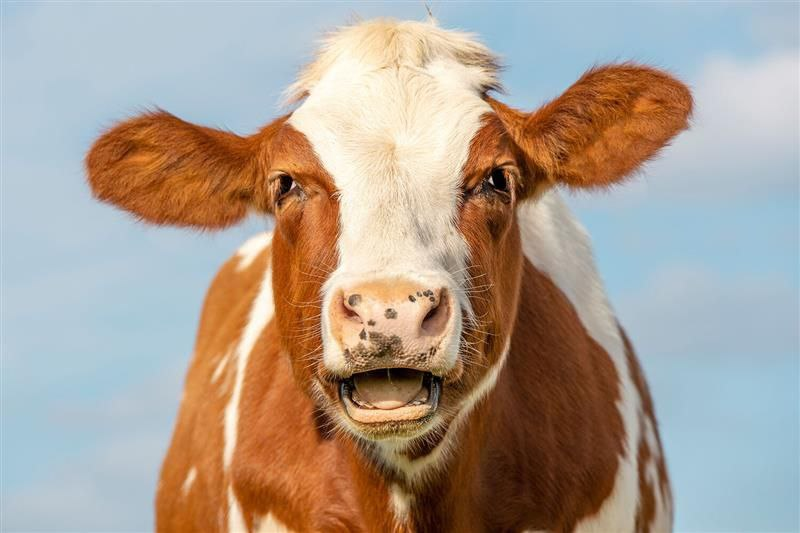
#> input picture images/cow.jpg, 800 x 533 px
$ python -i project.py   (imports and definitions only)
#> lines starting #> are read from the running program, lines starting #| are printed output that depends on the picture
#> further down, picture is the input picture: PIL image 800x533 RGB; mean R, G, B 171.9, 158.2, 146
from PIL import Image, ImageDraw # Include ior library

def invert_colors(img_in):
    w, h = img_in.size
    img_out = Image.new('L',(w, h))
    for x in range(w):
        for y in range(h):
            original_pxl = img_in.getpixel((x, y)) # The value of the
            result_pxl = 255 - original_pxl
            img_out.putpixel((x, y), result_pxl)
    return img_out

def blend_image(img1, img2, alpha):
    w1, h1 = img1.size
    w2, h2 = img2.size
    dw = abs(w1 - w2)
    dh = abs(h1 - h2)
    img_big = img1 if (w1 > w2 and h1 > h2) else img2
    img_small = img2 if (w1 > w2 and h1 > h2) else img1
    w = w2 if (w1 > w2) else w1
    h = h2 if (h1 > h2) else h1
    img_cut = Image.new('L', (w2, h2))
    for x in range(w):
        for y in range(h):
            pxl = img_big.getpixel((x+dw/2, y+dh/2))
            img_cut.putpixel((x, y), pxl)
    img_out = Image.new('L', (w, h))
    for x in range(w):
        for y in range(h):
            pxl1 = img_cut.getpixel((x, y))
            pxl2 = img_small.getpixel((x, y))
            result_pxl = int((1 - alpha)*pxl1 + alpha*pxl2)
            img_out.putpixel((x, y), result_pxl)
    return img_out

def selet_frame(img, point1, point2):
    img_f = img
    draw = ImageDraw.Draw(img_f)
    start = point1
    w = point2[0] - point1[0]
    h = point2[1] - point1[1]
    draw.rectangle([start, (w,h)], outline = (255, 0, 0), width = 3)
    return img_f

def color_invert(img):
    r, g, b = img.split()
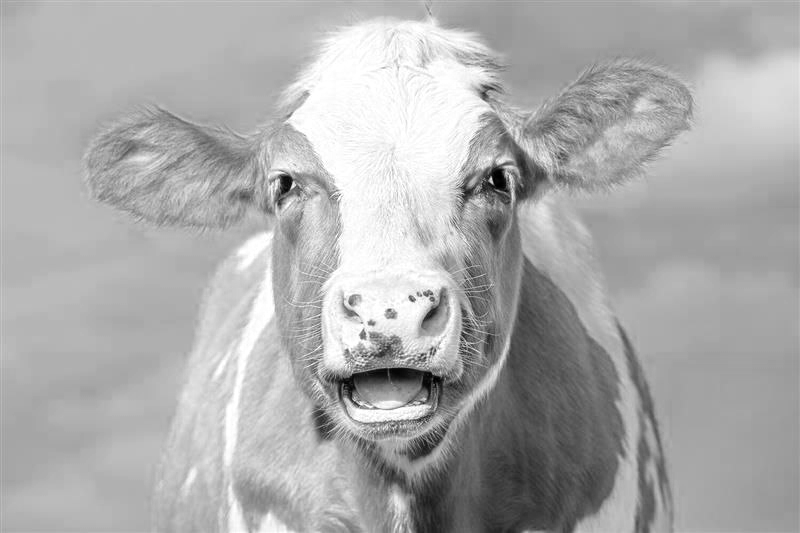
#> r: PIL image 800x533 L; min 0, max 255, mean 171.9
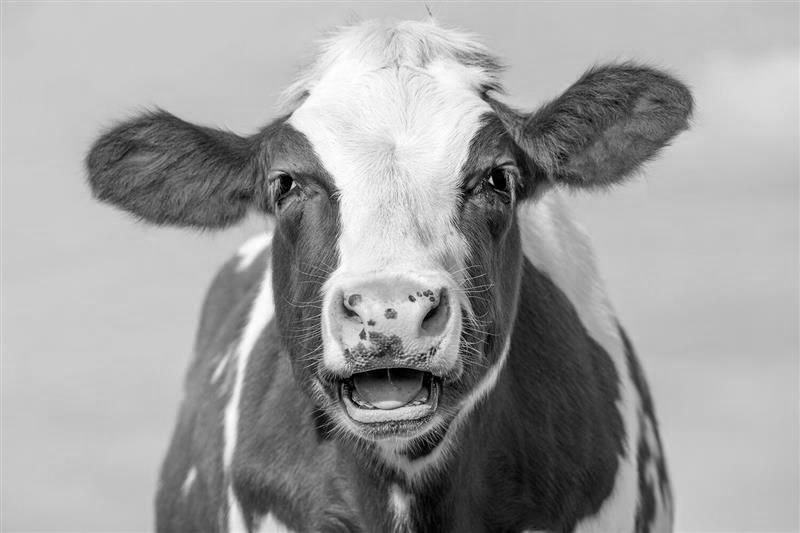
#> g: PIL image 800x533 L; min 0, max 255, mean 158.2
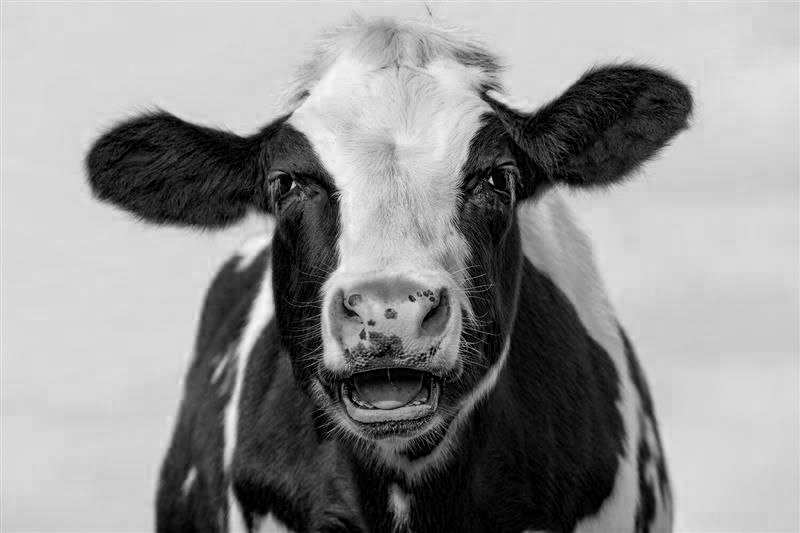
#> b: PIL image 800x533 L; min 0, max 248, mean 146
    r_new = invert_colors(r)
#> in invert_colors, `img_out = Image.new('L',(w, h))`: img_out: PIL image 800x533 L; every value is 0
#> after the loop in invert_colors, `for x in range(w):`:
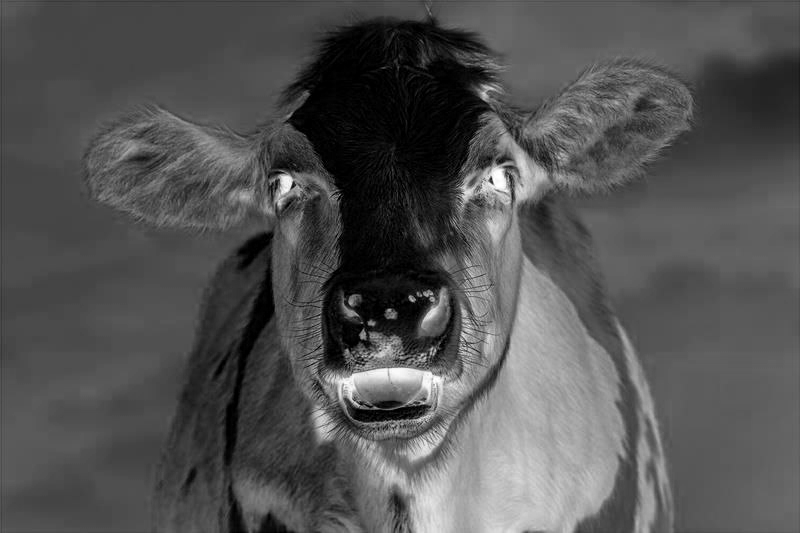
#> img_out: PIL image 800x533 L; min 0, max 255, mean 83.1
    g_new = invert_colors(g)
#> after the loop in invert_colors (call 2), `for x in range(w):`:
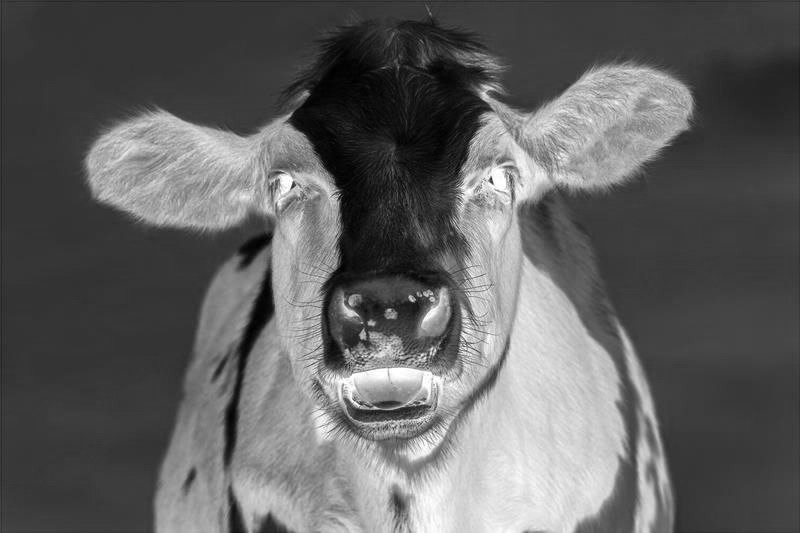
#> img_out: PIL image 800x533 L; min 0, max 255, mean 96.8
    b_new = invert_colors(b)
#> after the loop in invert_colors (call 3), `for x in range(w):`:
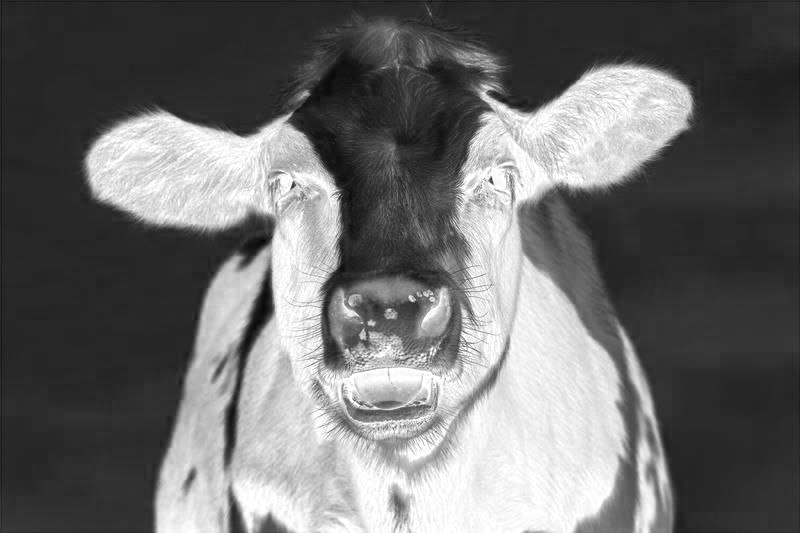
#> img_out: PIL image 800x533 L; min 7, max 255, mean 109
    img_out = Image.merge('RGB',[r_new, g_new, b_new])
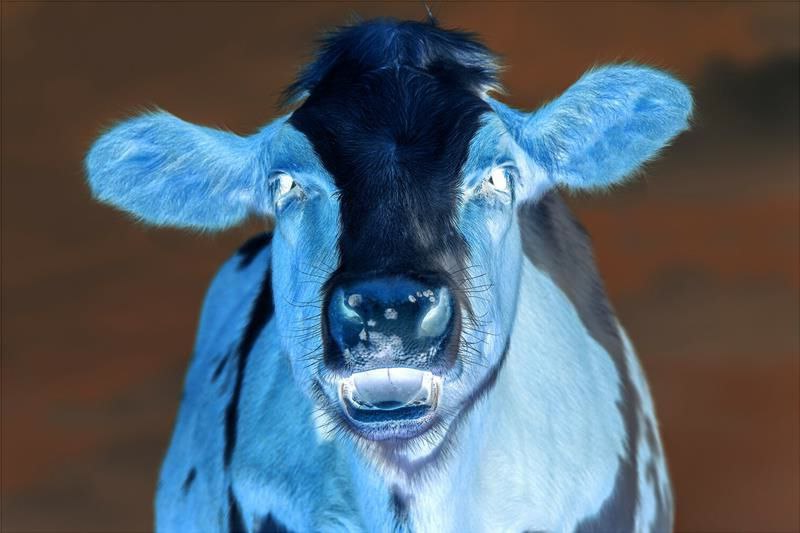
#> img_out: PIL image 800x533 RGB; mean R, G, B 83.1, 96.8, 109
    return img_out

def color_blend(img1, img2, alpha):
    r1, g1, b1 = img1.split()
    r2, g2, b2 = img2.split()
    r_new = blend_image(r1, r2, alpha)
    g_new = blend_image(g1, g2, alpha)
    b_new = blend_image(b1, b2, alpha)
    img_out = Image.merge('RGB',[r_new, g_new, b_new])
    return img_out

# [12 lines not run here, left out]

>>> from PIL import Image
>>> picture = Image.open('../images/cow.jpg')
>>> result = color_invert(picture)

$ run again, on images/fruits.jpg
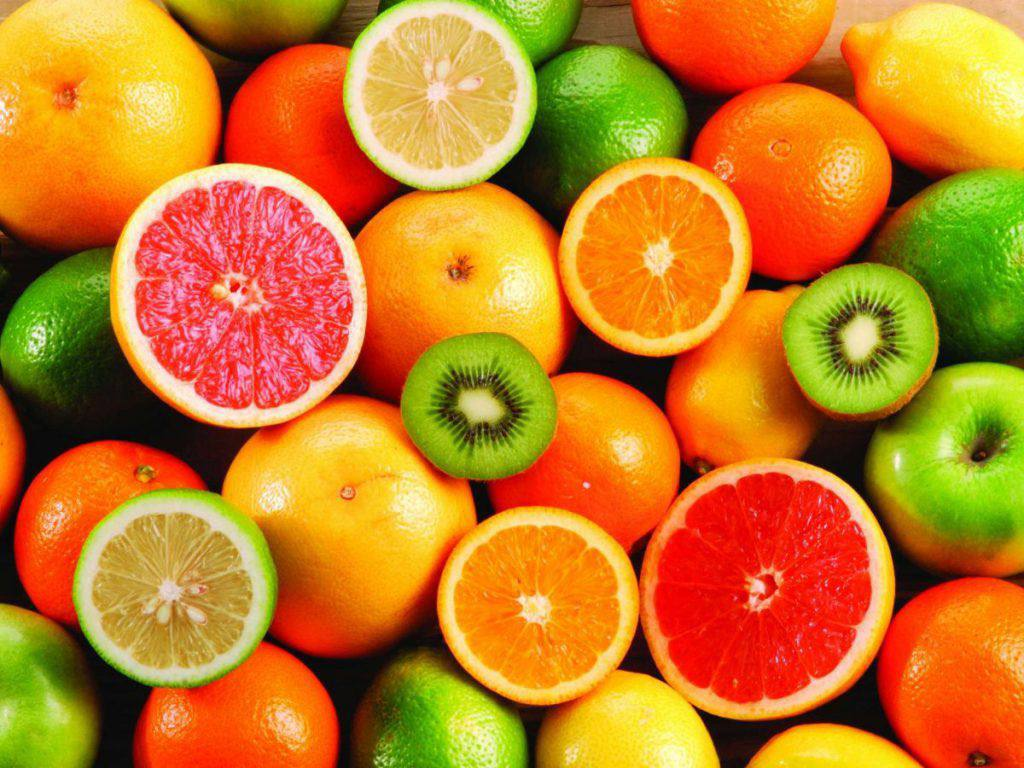
#> input picture images/fruits.jpg, 1024 x 768 px
#> picture is the input picture: PIL image 1024x768 RGB; mean R, G, B 195, 123.8, 34.9
#> after the loop in invert_colors (call 3), `for x in range(w):`:
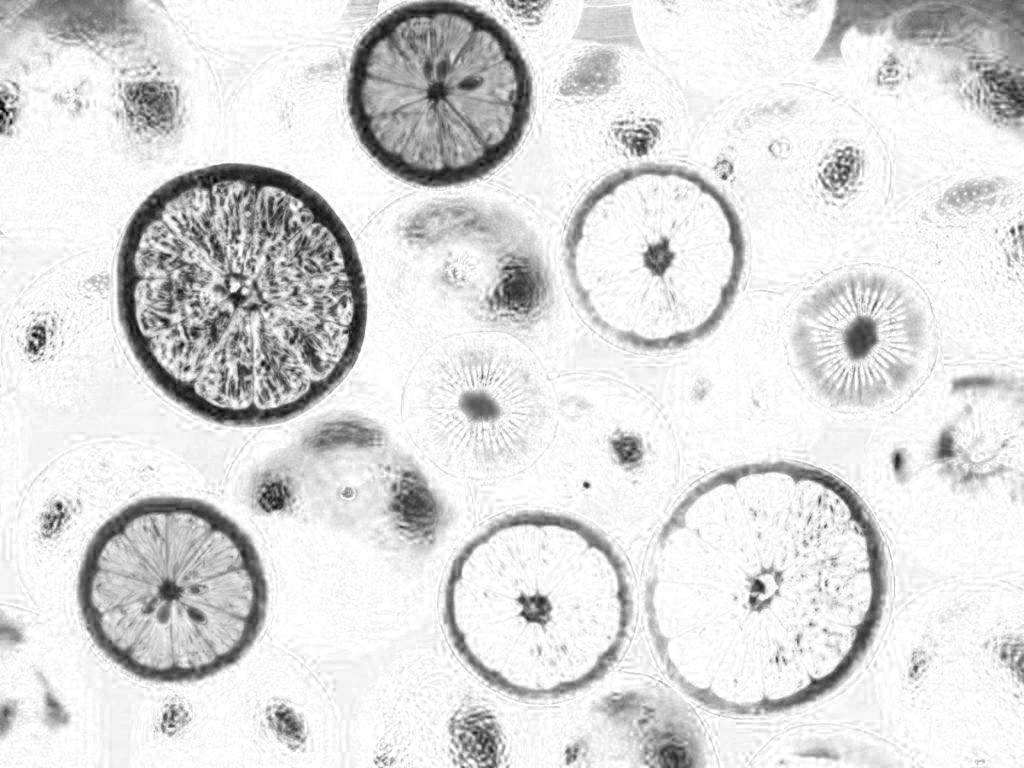
#> img_out: PIL image 1024x768 L; min 0, max 255, mean 220.1
#> in color_invert, `img_out = Image.merge('RGB',[r_new, g_new, b_new])`:
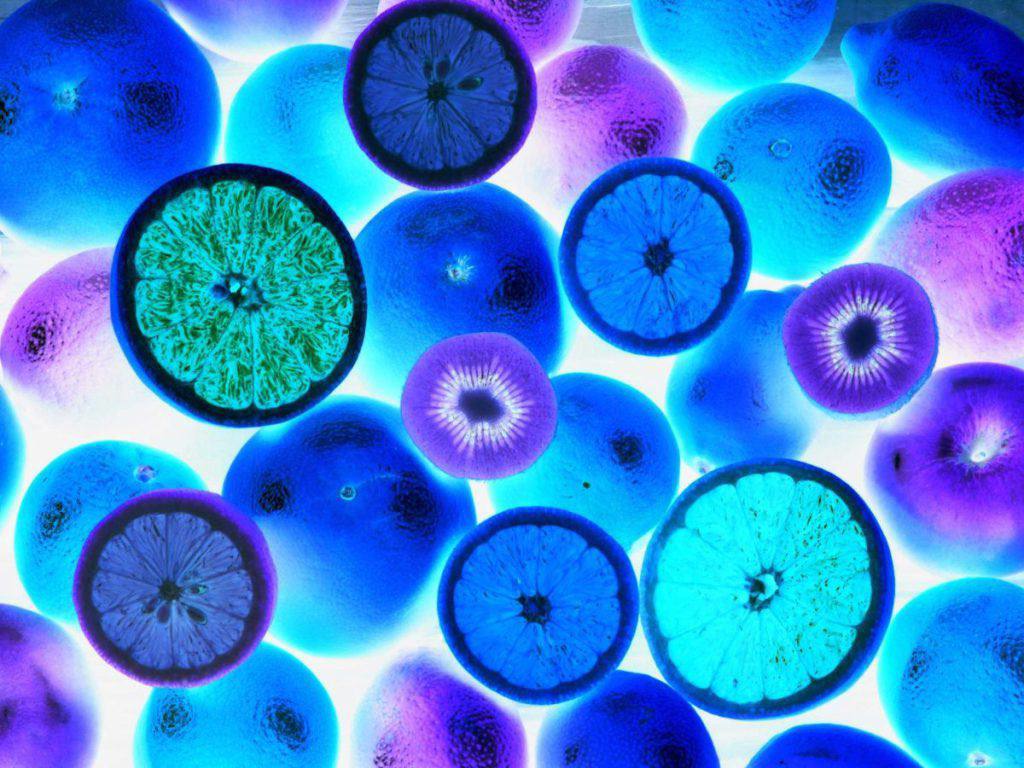
#> img_out: PIL image 1024x768 RGB; mean R, G, B 60, 131.2, 220.1
